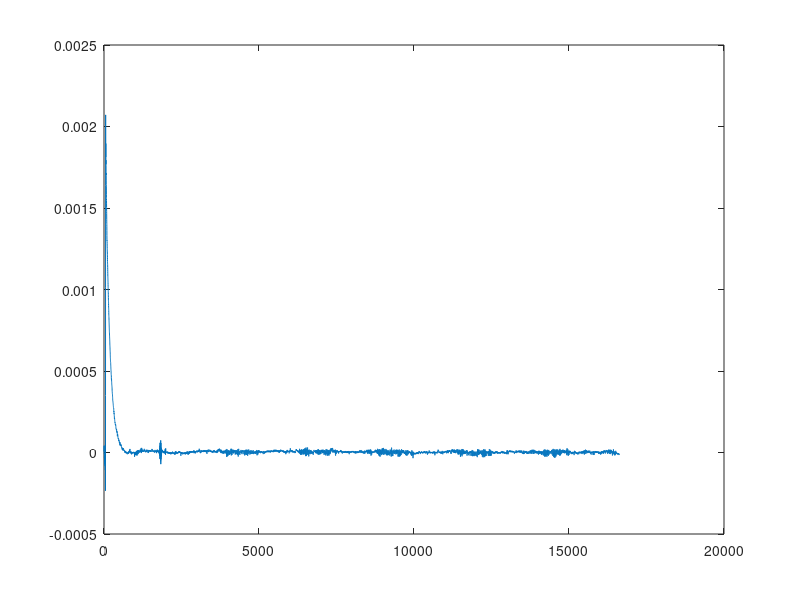

Here is the MATLAB script that generated this plot: (Note: this script raises an error after producing the figure.)
%% Load data
addpath './data/test alpha 5s'
ALLEEG = load('5sopen_close.mat').ALLEEG; % EEGLAB format
sig = ALLEEG.data;
plot(sig)

%% Load tool
addpath './tools/spectral'
help plot_spectrogram

%% Visualization
figure;
start = 700;
subplot(2,1,1), plot(sig(start:end))
ax = subplot(2,1,2); plot_spectrogram(sig, start, 1, ax), colorbar('Off');

%% Examination
event = ALLEEG.event;
event1 = event(5).latency; % odd: closed, even: open
window = ALLEEG.srate*5;

closed_sample = sig(event1:(event1+window));
open_sample = sig((event1-window):event1);
figure;
subplot(2,1,1), plot(closed_sample), title('closed')
subplot(2,1,2), plot(open_sample), title('open')

plot_FFT(closed_sample, 250);